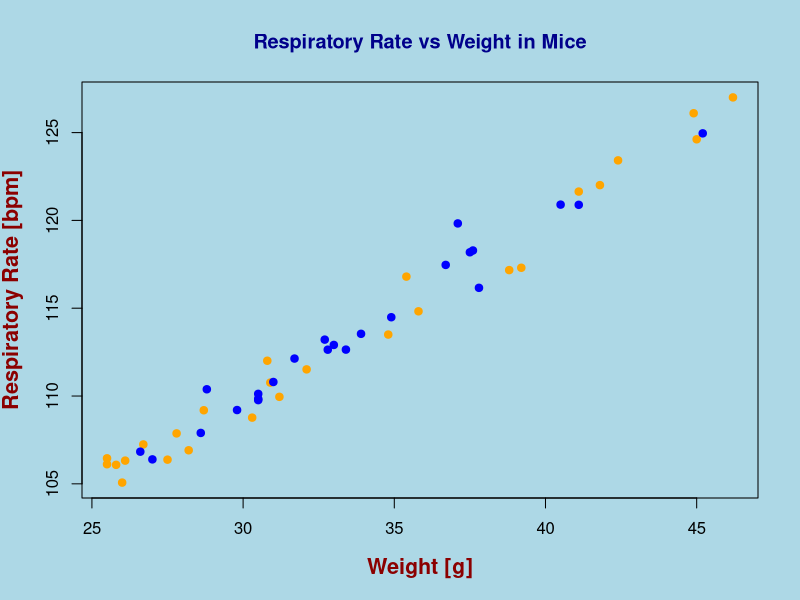

This chart was generated by the following R code:
## ---- chunk 1
knitr::opts_chunk$set(echo = TRUE)
## ---- chunk 2
getwd()
mice_data <- read.table("course_datasets/mice_data_mod.csv", header=TRUE, sep=",") # define classes for columns
mice_data$genotype <- factor(mice_data$genotype, levels=c("WT", "KO"))
mice_data$diet <- factor(mice_data$diet, levels=c("CHOW", "HFD"))



## ---- chunk 3
# 1) Make a multi-panel figure with the four graphics on one page, exporting the figure to a 
# we want to make 4 plots on the same panel -> 2 rows and 2 columns

par(bg="lightblue") # arrange subsequent plots in 2 rows x 2 columns

# Plot 1
plot(mice_data$weight,mice_data$respiratoryRate, 
     pch=19,
     main="Respiratory Rate vs Weight in Mice",
     xlab="Weight [g]", ylab="Respiratory Rate [bpm]",
     col=c("orange", "blue")[mice_data$genotype],
     col.main = "darkblue",              # title colour
     col.lab  = "darkred",               # axis label colour
     font.lab = 2,                       # axis label thickness: 1 = normal, 2 = bold
     cex.lab  = 1.3)                     # axis label size (1 = default)
